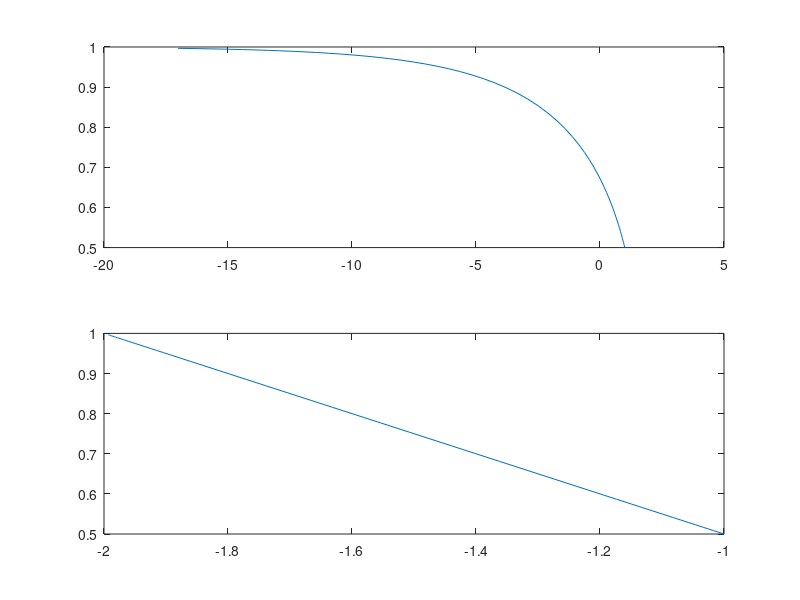

Reproduce this figure in MATLAB.
function SwitchDamper1D

m=1;
c1=-.5;
c2=.5;
g=1;
restlength=1;

x0 = [restlength;-1];

[t,x] = ode45(@StateDeriv,[0 10],x0);

for i = 1:length(t)
    pos(i) = x(i,1);
    vel(i) = x(i,2);
    
    if vel(i)<0
        force(i) = c1*vel(i);
    else
        force(i) = c2*vel(i);
    end
end

figure
subplot(211)
plot(pos,force)
subplot(212)
plot(vel,force)




function xddot = StateDeriv(t,x)
    xddot = zeros(2,1);
    
    xddot(1) = x(2);
    
    if x(2)<0
        xddot(2) = c1/m*x(2)-g;
    else
        xddot(2) = c2/m*x(2)-g;
    end
end

end